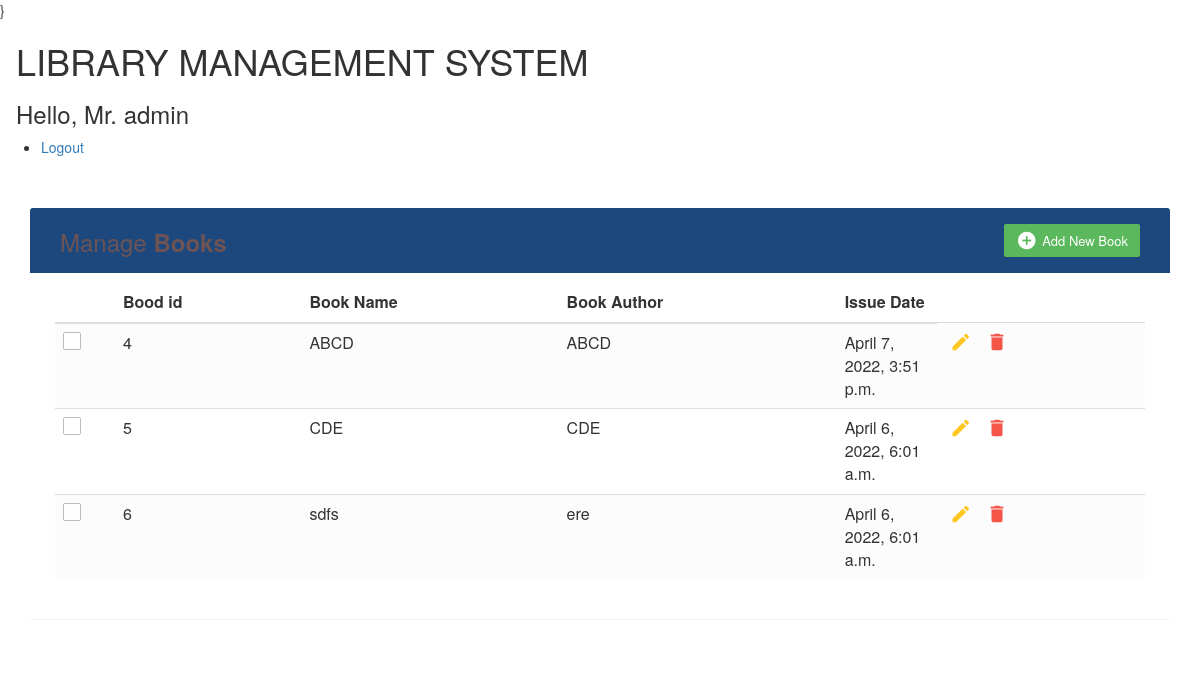
Screenshot of /index (signed in) with the database file from the repository.
### Library/models.py (models this page shows, shortened)
class Library(models.Model):
    id = models.AutoField(primary_key=True)
    bname = models.CharField(max_length=30)
    bauthor = models.CharField(max_length=30)
    issued = models.DateTimeField(auto_now=True)

### Library/views.py (the view)
# urls.py: path('index',views.index,name='index'),
@cache_control(no_cache=True, must_revalidate=True, no_store=True)
@login_required(login_url='logon')
def index(request):
    book = Library.objects.all()
    context={
        'books':book,
    }
    return render(request,'index.html',context)

### Templates/index.html (shortened to what this page needs)
{% load static %}}
<!DOCTYPE html>
<html lang="en">
<head>
<link rel="stylesheet" href="{% static 'css/style.css' %}">
<link rel="stylesheet" href="https://maxcdn.bootstrapcdn.com/font-awesome/4.7.0/css/font-awesome.min.css">
<link rel="stylesheet" href="https://maxcdn.bootstrapcdn.com/bootstrap/3.3.7/css/bootstrap.min.css">
  <body>
	<nav class="navbar navbar-expand-lg navbar-light bg-light">
		<div class="container-fluid">
			<h1 class="display-1">LIBRARY MANAGEMENT SYSTEM</h1>
			<h3 class="mb-0">Hello, Mr. {{user.username}}</h3>
		</div>
		<ul class="navbar-nav">
			<li class="nav-item active">
			  <a class="nav-link" href="{% url 'logout' %}">Logout <span class="sr-only">(current)</span></a>
			</li>
	  </nav>
    <div class="container">
        <div class="table-wrapper">
            <div class="table-title">
                <div class="row">
                    <div class="col-sm-6">
						<h2>Manage <b>Books</b></h2>
					</div>
					<div class="col-sm-6">
						<a href="#addBookModal" class="btn btn-success" data-toggle="modal"><i class="material-icons">&#xE147;</i> <span>Add New Book</span></a>
					</div>
                </div>
            </div>
            <table class="table table-striped table-hover">
                <thead>
                    <tr>
						<th>
						</th>
                        <th>Bood id</th>
                        <th>Book Name</th>
                        <th>Book Author</th>
						<th>Issue Date</th>
                    </tr>
                </thead>
                <tbody>
                    {% for i in books %}
                    <tr>
						<td>
							<span class="custom-checkbox">
								<label for="checkbox1"></label>
							</span>
						</td>
                        <td>{{i.id}}</td>
                        <td>{{i.bname}}</td>
                        <td>{{i.bauthor}}</td>
						<td>{{i.issued}}</td>
                        <td>
                            <a href="#editBookModal-{{forloop.counter}}" class="edit" data-toggle="modal"><i class="material-icons" data-toggle="tooltip" title="Edit">&#xE254;</i></a>
                            <a href="#deleteBookModal-{{forloop.counter}}" class="delete" data-toggle="modal"><i class="material-icons" data-toggle="tooltip" title="Delete">&#xE872;</i></a>
                        </td>
                    </tr>
                   {% endfor %}
                </tbody>
            </table>
    </div>
</body>
</html>

### static/css/style.css (style rules this page uses)
body { color: #566787; background: #f5f5f5; font-family: 'Varela Round', sans-serif; font-size: 13px; }
.table-wrapper { background: #fff; padding: 20px 25px; margin: 30px 0; border-radius: 3px; box-shadow: 0 1px 1px rgba(0,0,0,.05); }
.table-title { padding-bottom: 15px; background: #1d487d; color: rgb(109, 83, 83); padding: 16px 30px; margin: -20px -25px 10px; border-radius: 3px 3px 0 0; }
.table-title h2 { margin: 5px 0 0; font-size: 24px; }
.table-title .btn { color: #fff; float: right; font-size: 13px; border: none; min-width: 50px; border-radius: 2px; border: none; outline: none !important; margin-left: 10px; }
.table-title .btn i { float: left; font-size: 21px; margin-right: 5px; }
.table-title .btn span { float: left; margin-top: 2px; }
table.table tr th, table.table tr td { border-color: #e9e9e9; padding: 12px 15px; vertical-align: middle; }
table.table tr th:first-child { width: 60px; }
table.table tr th:last-child { width: 100px; }
table.table-striped tbody tr:nth-of-type(odd) { background-color: #fcfcfc; }
table.table td:last-child i { opacity: 0.9; font-size: 22px; margin: 0 5px; }
table.table td a { font-weight: bold; color: #566787; display: inline-block; text-decoration: none; outline: none !important; }
table.table td a.edit { color: #FFC107; }
table.table td a.delete { color: #F44336; }
table.table td i { font-size: 19px; }
.custom-checkbox { position: relative; }
.custom-checkbox label:before { width: 18px; height: 18px; }
.custom-checkbox label:before { content: ''; margin-right: 10px; display: inline-block; vertical-align: text-top; background: white; border: 1px solid #bbb; border-radius: 2px; box-sizing: border-box; z-index: 2; }

### rows the page displays
Library: id "4", bname "ABCD", bauthor "ABCD", issued "April 7, 2022, 3:51 p.m."
Library: id "5", bname "CDE", bauthor "CDE", issued "April 6, 2022, 6:01 a.m."
Library: id "6", bname "sdfs", bauthor "ere", issued "April 6, 2022, 6:01 a.m."

### other values shown
{{ user.username }} "admin"
